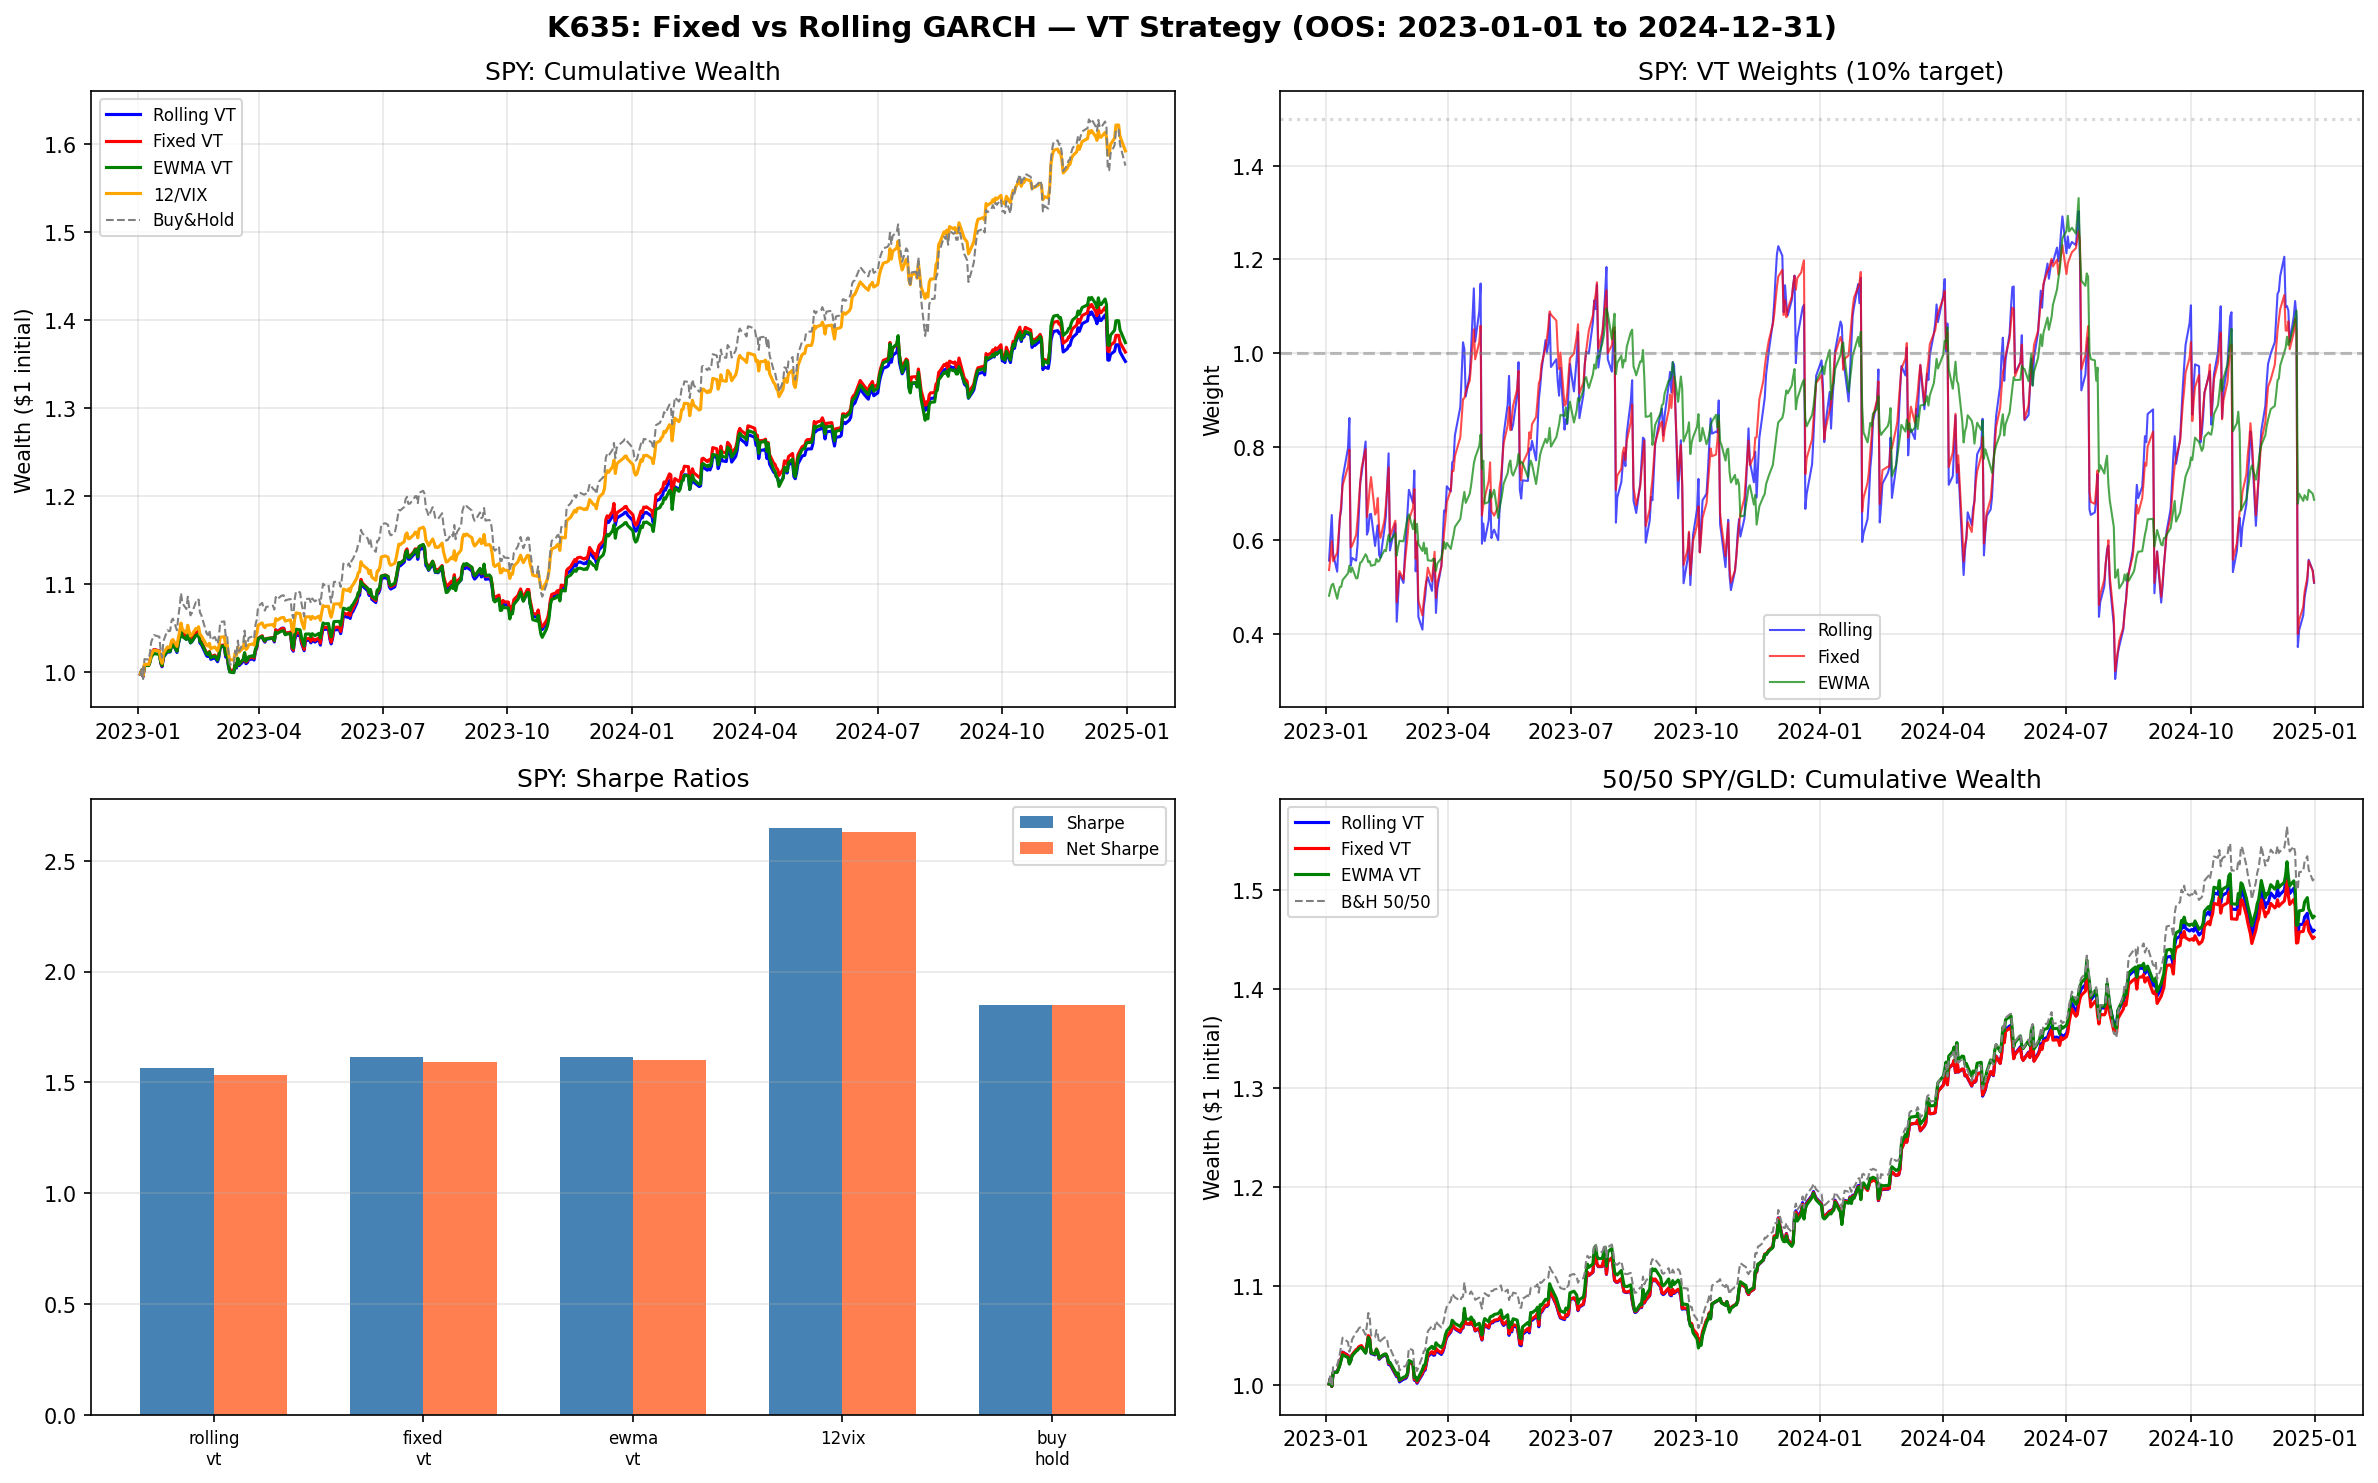

Recreate this plot in Python.
#!/usr/bin/env python3
"""
K635: Fixed vs Rolling GARCH Parameters — Impact on VT Strategy Performance
=============================================================================
[提出: 用戶, 執行: Claude]

Motivation:
  K634 made a surprising finding: fixed GARCH parameters (estimated once from a
  large pre-OOS sample) produce BETTER QLIKE than rolling re-estimation (every
  21 days) for SPY. This directly challenges our rolling re-estimation methodology.

  The critical question is: does this QLIKE improvement translate to better
  ECONOMIC OUTCOMES (Sharpe, MDD, etc.) for the VT strategy? If not, this would
  be yet another confirmation of the "prediction ≠ application" principle
  (already confirmed 6 times in prior experiments).

Prior Knowledge:
  - K634: Fixed params → lower QLIKE than rolling (SPY: 1.464 vs 1.492)
  - K35/K36: GJR-GARCH baseline for SPY
  - K174/K175: Crisis parameter stability
  - K435: Hillebrand persistence inflation
  - K459/K474/K476: "Prediction ≠ application" confirmed multiple times

References:
  - Hillebrand (2005) "Neglecting parameter changes in GARCH models" JoE
  - Lamoureux & Lastrapes (1990) "Persistence in variance" JBES
  - Hansen & Lunde (2005) "A forecast comparison of volatility models" JoAE
  - Fleming, Kirby & Ostdiek (2001) "The economic value of volatility timing" JoFE

Data: SPY, GLD from yfinance (2006-01-01 to 2026-03-27)
OOS period: 2023-01-01 to 2024-12-31
"""

import json
import sys
import time
import warnings
from datetime import datetime, timezone
from pathlib import Path

import numpy as np
import pandas as pd
import yfinance as yf
from scipy import stats

import matplotlib
matplotlib.use("Agg")
import matplotlib.pyplot as plt

warnings.filterwarnings("ignore")

START_TIME = time.time()
EXPERIMENT_ID = "K635"
MAIN_REPO = "/Users/yhlai0911/Desktop/volpred-research"

# ============================================================================
# Configuration
# ============================================================================
DATA_START = "2005-01-01"
DATA_END = "2026-03-28"
ANALYSIS_START = "2006-01-01"
OOS_START = "2023-01-01"
OOS_END = "2024-12-31"
ROLLING_WINDOW = 2000
REFIT_STEP = 21  # monthly re-estimation
TARGET_VOL = 0.10  # 10% annual target
MAX_WEIGHT = 1.5  # 150% cap
MIN_WEIGHT = 0.0  # no shorting
EWMA_LAMBDA = 0.94
TX_COST_BP = 2  # 2bp round-trip
RANDOM_SEED = 42

np.random.seed(RANDOM_SEED)


def P(msg):
    """Print with flush for real-time output."""
    print(msg, flush=True)


# ============================================================================
# Data Download
# ============================================================================
def download_data(ticker: str) -> pd.DataFrame:
    P(f"  Downloading {ticker}...")
    df = yf.download(ticker, start=DATA_START, end=DATA_END, progress=False)
    if isinstance(df.columns, pd.MultiIndex):
        df.columns = df.columns.get_level_values(0)
    df = df[["Close"]].dropna()
    df["return"] = np.log(df["Close"] / df["Close"].shift(1))
    df = df.dropna()
    df["rv"] = df["return"] ** 2  # daily realized variance proxy
    return df


def download_vix() -> pd.Series:
    P("  Downloading VIX...")
    vix = yf.download("^VIX", start=DATA_START, end=DATA_END, progress=False)
    if isinstance(vix.columns, pd.MultiIndex):
        vix.columns = vix.columns.get_level_values(0)
    return vix["Close"].dropna()


# ============================================================================
# GJR-GARCH(1,1) Estimation (arch library)
# ============================================================================
try:
    from arch import arch_model
    HAS_ARCH = True
    P("  Using arch library for GARCH estimation")
except ImportError:
    HAS_ARCH = False
    P("  WARNING: arch library not found")
    sys.exit(1)


def fit_gjr_garch(returns):
    """Fit GJR-GARCH(1,1). Returns dict with omega, alpha, gamma, beta, persistence."""
    r = np.asarray(returns, dtype=np.float64) * 100  # percentage scale

    try:
        am = arch_model(r, vol='Garch', p=1, o=1, q=1, dist='normal', mean='Zero')
        res = am.fit(disp='off', options={'maxiter': 200})
        if res.convergence_flag != 0:
            return None
        omega = res.params['omega'] / 10000  # back to decimal
        alpha = res.params['alpha[1]']
        gamma = res.params['gamma[1]']
        beta = res.params['beta[1]']
        persistence = alpha + beta + gamma / 2.0
        return {
            "omega": float(omega),
            "alpha": float(alpha),
            "gamma": float(gamma),
            "beta": float(beta),
            "persistence": float(persistence),
            "converged": True,
            "loglik": float(res.loglikelihood),
        }
    except Exception:
        return None


# ============================================================================
# Sigma Forecast Methods
# ============================================================================
def gjr_sigma2_step(r_prev, sigma2_prev, params):
    """One-step GJR-GARCH variance update."""
    ind = 1.0 if r_prev < 0 else 0.0
    sigma2 = (params['omega'] +
              params['alpha'] * r_prev ** 2 +
              params['gamma'] * ind * r_prev ** 2 +
              params['beta'] * sigma2_prev)
    return max(sigma2, 1e-12)


def generate_rolling_sigma(returns, oos_start_idx, refit_step=21, rolling_window=2000):
    """Generate sigma forecasts using rolling re-estimated GJR-GARCH parameters."""
    T = len(returns)
    sigma2 = np.full(T, np.nan)

    # Pre-estimate all parameter sets needed
    param_records = []
    t = rolling_window
    while t <= T:
        window_rets = returns[t - rolling_window: t]
        result = fit_gjr_garch(window_rets)
        if result is not None and result["converged"]:
            param_records.append({"date_idx": t - 1, **result})
        t += refit_step

    if len(param_records) == 0:
        return sigma2, param_records

    sorted_records = sorted(param_records, key=lambda x: x['date_idx'])
    param_indices = [r['date_idx'] for r in sorted_records]

    # Initialize sigma2 chain
    prev_sigma2 = np.var(returns[:rolling_window])

    for t in range(rolling_window, T):
        idx = np.searchsorted(param_indices, t, side='right') - 1
        if idx < 0:
            continue
        p = sorted_records[idx]
        sigma2_t = gjr_sigma2_step(returns[t - 1], prev_sigma2, p)
        sigma2[t] = sigma2_t
        prev_sigma2 = sigma2_t

    return sigma2, param_records


def generate_fixed_sigma(returns, fixed_params, start_idx):
    """Generate sigma forecasts using fixed (pre-estimated) parameters."""
    T = len(returns)
    sigma2 = np.full(T, np.nan)
    prev_sigma2 = np.var(returns[:start_idx])

    for t in range(start_idx, T):
        sigma2_t = gjr_sigma2_step(returns[t - 1], prev_sigma2, fixed_params)
        sigma2[t] = sigma2_t
        prev_sigma2 = sigma2_t

    return sigma2


def generate_ewma_sigma(returns, lam=0.94):
    """Generate sigma forecasts using EWMA."""
    T = len(returns)
    sigma2 = np.full(T, np.nan)
    sigma2[0] = np.var(returns[:60]) if len(returns) > 60 else returns[0] ** 2
    for t in range(1, T):
        sigma2[t] = lam * sigma2[t - 1] + (1 - lam) * returns[t - 1] ** 2
    return sigma2


# ============================================================================
# VT Strategy
# ============================================================================
def run_vt_strategy(returns, sigma2_daily, oos_mask, target_vol=0.10,
                    max_w=1.5, min_w=0.0, tx_cost_bp=2):
    """
    Run Volatility Targeting strategy.

    w_t = target_vol / (sigma_annual_t)
    sigma_annual_t = sqrt(252 * sigma2_daily_t)

    Returns dict with strategy performance metrics.
    """
    T = len(returns)
    sigma_annual = np.sqrt(252 * sigma2_daily)

    # Compute weights
    weights = np.full(T, np.nan)
    for t in range(T):
        if np.isfinite(sigma_annual[t]) and sigma_annual[t] > 1e-8:
            w = target_vol / sigma_annual[t]
            w = np.clip(w, min_w, max_w)
            weights[t] = w
        else:
            weights[t] = np.nan

    # Strategy returns in OOS
    oos_idx = np.where(oos_mask)[0]
    if len(oos_idx) == 0:
        return None

    # Use simple returns for strategy P&L
    simple_returns = np.exp(returns) - 1  # convert log to simple

    strat_returns = np.full(T, np.nan)
    weight_changes = np.full(T, np.nan)

    for i, t in enumerate(oos_idx):
        if np.isfinite(weights[t]) and np.isfinite(simple_returns[t]):
            strat_returns[t] = weights[t] * simple_returns[t]
            if i > 0 and np.isfinite(weights[oos_idx[i - 1]]):
                weight_changes[t] = abs(weights[t] - weights[oos_idx[i - 1]])

    # Apply transaction costs
    tx_cost_decimal = tx_cost_bp / 10000
    strat_returns_net = np.copy(strat_returns)
    for t in oos_idx:
        if np.isfinite(weight_changes[t]):
            strat_returns_net[t] -= weight_changes[t] * tx_cost_decimal

    # Performance metrics
    oos_strat = strat_returns[oos_idx]
    oos_strat_net = strat_returns_net[oos_idx]
    oos_weights = weights[oos_idx]
    oos_wchanges = weight_changes[oos_idx]

    valid_mask = np.isfinite(oos_strat)
    oos_strat = oos_strat[valid_mask]
    oos_strat_net = oos_strat_net[valid_mask]
    oos_weights_valid = oos_weights[valid_mask]
    oos_wchanges_valid = oos_wchanges[valid_mask]

    if len(oos_strat) < 10:
        return None

    # Sharpe
    ann_ret = np.mean(oos_strat) * 252
    ann_vol = np.std(oos_strat) * np.sqrt(252)
    sharpe = ann_ret / ann_vol if ann_vol > 1e-8 else 0.0

    ann_ret_net = np.mean(oos_strat_net) * 252
    ann_vol_net = np.std(oos_strat_net) * np.sqrt(252)
    sharpe_net = ann_ret_net / ann_vol_net if ann_vol_net > 1e-8 else 0.0

    # Total return
    cumret = np.cumprod(1 + oos_strat) - 1
    total_return = float(cumret[-1])

    cumret_net = np.cumprod(1 + oos_strat_net) - 1
    total_return_net = float(cumret_net[-1])

    # Max drawdown
    cum_wealth = np.cumprod(1 + oos_strat)
    peak = np.maximum.accumulate(cum_wealth)
    drawdowns = (cum_wealth - peak) / peak
    max_dd = float(np.min(drawdowns))

    cum_wealth_net = np.cumprod(1 + oos_strat_net)
    peak_net = np.maximum.accumulate(cum_wealth_net)
    drawdowns_net = (cum_wealth_net - peak_net) / peak_net
    max_dd_net = float(np.min(drawdowns_net))

    # Calmar
    calmar = ann_ret / abs(max_dd) if abs(max_dd) > 1e-8 else 0.0
    calmar_net = ann_ret_net / abs(max_dd_net) if abs(max_dd_net) > 1e-8 else 0.0

    # Sortino
    downside = oos_strat[oos_strat < 0]
    downside_vol = np.std(downside) * np.sqrt(252) if len(downside) > 0 else ann_vol
    sortino = ann_ret / downside_vol if downside_vol > 1e-8 else 0.0

    # Weight stats
    valid_wc = oos_wchanges_valid[np.isfinite(oos_wchanges_valid)]
    n_sig_changes = int(np.sum(valid_wc > 0.05))  # >5pp changes
    weight_stability = float(np.std(valid_wc)) if len(valid_wc) > 0 else np.nan
    avg_weight = float(np.nanmean(oos_weights_valid))
    weight_std = float(np.nanstd(oos_weights_valid))

    # QLIKE in OOS
    oos_rv = (returns[oos_idx] ** 2)[valid_mask]
    oos_sigma2 = sigma2_daily[oos_idx][valid_mask]
    qlike_mask = (oos_rv > 0) & (oos_sigma2 > 0) & np.isfinite(oos_rv) & np.isfinite(oos_sigma2)
    if qlike_mask.sum() > 0:
        qlike_val = float(np.mean(oos_rv[qlike_mask] / oos_sigma2[qlike_mask] -
                                   np.log(oos_rv[qlike_mask] / oos_sigma2[qlike_mask]) - 1))
    else:
        qlike_val = np.nan

    return {
        "n_obs_oos": int(len(oos_strat)),
        "annualized_return": float(ann_ret),
        "annualized_vol": float(ann_vol),
        "sharpe_ratio": float(sharpe),
        "net_sharpe_ratio": float(sharpe_net),
        "total_return": total_return,
        "total_return_net": total_return_net,
        "max_drawdown": max_dd,
        "max_drawdown_net": max_dd_net,
        "calmar_ratio": float(calmar),
        "calmar_ratio_net": float(calmar_net),
        "sortino_ratio": float(sortino),
        "avg_weight": avg_weight,
        "weight_std": weight_std,
        "n_significant_weight_changes": n_sig_changes,
        "weight_change_std": weight_stability,
        "qlike_oos": qlike_val,
        "cumulative_returns": cum_wealth.tolist(),
    }


def run_12vix_strategy(returns_simple, vix_daily, oos_mask, max_w=1.5, min_w=0.0):
    """Run 12/VIX strategy as benchmark."""
    T = len(returns_simple)
    weights = np.full(T, np.nan)

    for t in range(T):
        if np.isfinite(vix_daily[t]) and vix_daily[t] > 1e-8:
            w = 12.0 / vix_daily[t]
            w = np.clip(w, min_w, max_w)
            weights[t] = w

    oos_idx = np.where(oos_mask)[0]
    if len(oos_idx) == 0:
        return None

    strat_returns = np.full(T, np.nan)
    weight_changes = np.full(T, np.nan)

    for i, t in enumerate(oos_idx):
        if np.isfinite(weights[t]) and np.isfinite(returns_simple[t]):
            strat_returns[t] = weights[t] * returns_simple[t]
            if i > 0 and np.isfinite(weights[oos_idx[i - 1]]):
                weight_changes[t] = abs(weights[t] - weights[oos_idx[i - 1]])

    # TX cost
    tx_cost_decimal = TX_COST_BP / 10000
    strat_returns_net = np.copy(strat_returns)
    for t in oos_idx:
        if np.isfinite(weight_changes[t]):
            strat_returns_net[t] -= weight_changes[t] * tx_cost_decimal

    oos_strat = strat_returns[oos_idx]
    oos_strat_net = strat_returns_net[oos_idx]
    oos_weights = weights[oos_idx]
    oos_wchanges = weight_changes[oos_idx]

    valid_mask = np.isfinite(oos_strat)
    oos_strat = oos_strat[valid_mask]
    oos_strat_net = oos_strat_net[valid_mask]
    oos_weights_valid = oos_weights[valid_mask]
    oos_wchanges_valid = oos_wchanges[valid_mask]

    if len(oos_strat) < 10:
        return None

    ann_ret = np.mean(oos_strat) * 252
    ann_vol = np.std(oos_strat) * np.sqrt(252)
    sharpe = ann_ret / ann_vol if ann_vol > 1e-8 else 0.0
    ann_ret_net = np.mean(oos_strat_net) * 252
    ann_vol_net = np.std(oos_strat_net) * np.sqrt(252)
    sharpe_net = ann_ret_net / ann_vol_net if ann_vol_net > 1e-8 else 0.0

    cumret = np.cumprod(1 + oos_strat)
    total_return = float(cumret[-1] - 1)
    cum_wealth = cumret
    peak = np.maximum.accumulate(cum_wealth)
    drawdowns = (cum_wealth - peak) / peak
    max_dd = float(np.min(drawdowns))
    calmar = ann_ret / abs(max_dd) if abs(max_dd) > 1e-8 else 0.0

    cumret_net = np.cumprod(1 + oos_strat_net)
    total_return_net = float(cumret_net[-1] - 1)
    cum_wealth_net = cumret_net
    peak_net = np.maximum.accumulate(cum_wealth_net)
    drawdowns_net = (cum_wealth_net - peak_net) / peak_net
    max_dd_net = float(np.min(drawdowns_net))
    calmar_net = ann_ret_net / abs(max_dd_net) if abs(max_dd_net) > 1e-8 else 0.0

    downside = oos_strat[oos_strat < 0]
    downside_vol = np.std(downside) * np.sqrt(252) if len(downside) > 0 else ann_vol
    sortino = ann_ret / downside_vol if downside_vol > 1e-8 else 0.0

    valid_wc = oos_wchanges_valid[np.isfinite(oos_wchanges_valid)]
    n_sig_changes = int(np.sum(valid_wc > 0.05))
    weight_stability = float(np.std(valid_wc)) if len(valid_wc) > 0 else np.nan

    return {
        "n_obs_oos": int(len(oos_strat)),
        "annualized_return": float(ann_ret),
        "annualized_vol": float(ann_vol),
        "sharpe_ratio": float(sharpe),
        "net_sharpe_ratio": float(sharpe_net),
        "total_return": total_return,
        "total_return_net": total_return_net,
        "max_drawdown": max_dd,
        "max_drawdown_net": max_dd_net,
        "calmar_ratio": float(calmar),
        "calmar_ratio_net": float(calmar_net),
        "sortino_ratio": float(sortino),
        "avg_weight": float(np.nanmean(oos_weights_valid)),
        "weight_std": float(np.nanstd(oos_weights_valid)),
        "n_significant_weight_changes": n_sig_changes,
        "weight_change_std": weight_stability,
        "qlike_oos": None,  # no sigma2 for 12/VIX
        "cumulative_returns": cum_wealth.tolist(),
    }


# ============================================================================
# 50/50 SPY/GLD Portfolio VT
# ============================================================================
def run_portfolio_vt(spy_returns, gld_returns, sigma2_spy, sigma2_gld,
                     oos_mask, target_vol=0.10, max_w=1.5, min_w=0.0, tx_cost_bp=2):
    """
    Run 50/50 SPY/GLD VT.
    Portfolio sigma = sqrt(0.5^2 * spy_sigma2 + 0.5^2 * gld_sigma2 + 2*0.5*0.5*cov_sg)
    For simplicity, use rolling 60-day correlation for cov estimation.
    """
    T = len(spy_returns)

    # Rolling correlation (60-day)
    corr_window = 60
    rolling_corr = np.full(T, 0.0)
    for t in range(corr_window, T):
        c = np.corrcoef(spy_returns[t - corr_window:t], gld_returns[t - corr_window:t])[0, 1]
        rolling_corr[t] = c if np.isfinite(c) else 0.0

    # Portfolio variance
    port_sigma2 = np.full(T, np.nan)
    for t in range(T):
        if np.isfinite(sigma2_spy[t]) and np.isfinite(sigma2_gld[t]):
            s_spy = np.sqrt(sigma2_spy[t])
            s_gld = np.sqrt(sigma2_gld[t])
            port_var = (0.5 ** 2 * sigma2_spy[t] +
                        0.5 ** 2 * sigma2_gld[t] +
                        2 * 0.5 * 0.5 * rolling_corr[t] * s_spy * s_gld)
            port_sigma2[t] = max(port_var, 1e-12)

    port_sigma_annual = np.sqrt(252 * port_sigma2)

    # VT weights
    weights = np.full(T, np.nan)
    for t in range(T):
        if np.isfinite(port_sigma_annual[t]) and port_sigma_annual[t] > 1e-8:
            w = target_vol / port_sigma_annual[t]
            w = np.clip(w, min_w, max_w)
            weights[t] = w

    # Portfolio simple returns (50/50)
    spy_simple = np.exp(spy_returns) - 1
    gld_simple = np.exp(gld_returns) - 1
    port_returns = 0.5 * spy_simple + 0.5 * gld_simple

    oos_idx = np.where(oos_mask)[0]
    if len(oos_idx) == 0:
        return None

    strat_returns = np.full(T, np.nan)
    weight_changes = np.full(T, np.nan)

    for i, t in enumerate(oos_idx):
        if np.isfinite(weights[t]) and np.isfinite(port_returns[t]):
            strat_returns[t] = weights[t] * port_returns[t]
            if i > 0 and np.isfinite(weights[oos_idx[i - 1]]):
                weight_changes[t] = abs(weights[t] - weights[oos_idx[i - 1]])

    tx_cost_decimal = tx_cost_bp / 10000
    strat_returns_net = np.copy(strat_returns)
    for t in oos_idx:
        if np.isfinite(weight_changes[t]):
            strat_returns_net[t] -= weight_changes[t] * tx_cost_decimal

    oos_strat = strat_returns[oos_idx]
    oos_strat_net = strat_returns_net[oos_idx]
    oos_weights = weights[oos_idx]
    oos_wchanges = weight_changes[oos_idx]

    valid_mask = np.isfinite(oos_strat)
    oos_strat = oos_strat[valid_mask]
    oos_strat_net = oos_strat_net[valid_mask]
    oos_weights_valid = oos_weights[valid_mask]
    oos_wchanges_valid = oos_wchanges[valid_mask]

    if len(oos_strat) < 10:
        return None

    ann_ret = np.mean(oos_strat) * 252
    ann_vol = np.std(oos_strat) * np.sqrt(252)
    sharpe = ann_ret / ann_vol if ann_vol > 1e-8 else 0.0
    ann_ret_net = np.mean(oos_strat_net) * 252
    ann_vol_net = np.std(oos_strat_net) * np.sqrt(252)
    sharpe_net = ann_ret_net / ann_vol_net if ann_vol_net > 1e-8 else 0.0

    cum_wealth = np.cumprod(1 + oos_strat)
    total_return = float(cum_wealth[-1] - 1)
    peak = np.maximum.accumulate(cum_wealth)
    drawdowns = (cum_wealth - peak) / peak
    max_dd = float(np.min(drawdowns))
    calmar = ann_ret / abs(max_dd) if abs(max_dd) > 1e-8 else 0.0

    cum_wealth_net = np.cumprod(1 + oos_strat_net)
    total_return_net = float(cum_wealth_net[-1] - 1)
    peak_net = np.maximum.accumulate(cum_wealth_net)
    drawdowns_net = (cum_wealth_net - peak_net) / peak_net
    max_dd_net = float(np.min(drawdowns_net))
    calmar_net = ann_ret_net / abs(max_dd_net) if abs(max_dd_net) > 1e-8 else 0.0

    downside = oos_strat[oos_strat < 0]
    downside_vol = np.std(downside) * np.sqrt(252) if len(downside) > 0 else ann_vol
    sortino = ann_ret / downside_vol if downside_vol > 1e-8 else 0.0

    valid_wc = oos_wchanges_valid[np.isfinite(oos_wchanges_valid)]
    n_sig_changes = int(np.sum(valid_wc > 0.05))
    weight_stability = float(np.std(valid_wc)) if len(valid_wc) > 0 else np.nan

    return {
        "n_obs_oos": int(len(oos_strat)),
        "annualized_return": float(ann_ret),
        "annualized_vol": float(ann_vol),
        "sharpe_ratio": float(sharpe),
        "net_sharpe_ratio": float(sharpe_net),
        "total_return": total_return,
        "total_return_net": total_return_net,
        "max_drawdown": max_dd,
        "max_drawdown_net": max_dd_net,
        "calmar_ratio": float(calmar),
        "calmar_ratio_net": float(calmar_net),
        "sortino_ratio": float(sortino),
        "avg_weight": float(np.nanmean(oos_weights_valid)),
        "weight_std": float(np.nanstd(oos_weights_valid)),
        "n_significant_weight_changes": n_sig_changes,
        "weight_change_std": weight_stability,
        "cumulative_returns": cum_wealth.tolist(),
    }


# ============================================================================
# Buy & Hold Benchmark
# ============================================================================
def buy_and_hold(returns_log, oos_mask):
    """Simple buy & hold benchmark."""
    simple = np.exp(returns_log) - 1
    oos_idx = np.where(oos_mask)[0]
    oos_ret = simple[oos_idx]
    valid = oos_ret[np.isfinite(oos_ret)]
    if len(valid) < 10:
        return None

    ann_ret = np.mean(valid) * 252
    ann_vol = np.std(valid) * np.sqrt(252)
    sharpe = ann_ret / ann_vol if ann_vol > 1e-8 else 0.0

    cum_wealth = np.cumprod(1 + valid)
    total_return = float(cum_wealth[-1] - 1)
    peak = np.maximum.accumulate(cum_wealth)
    drawdowns = (cum_wealth - peak) / peak
    max_dd = float(np.min(drawdowns))
    calmar = ann_ret / abs(max_dd) if abs(max_dd) > 1e-8 else 0.0

    return {
        "n_obs_oos": int(len(valid)),
        "annualized_return": float(ann_ret),
        "annualized_vol": float(ann_vol),
        "sharpe_ratio": float(sharpe),
        "total_return": total_return,
        "max_drawdown": max_dd,
        "calmar_ratio": float(calmar),
    }


# ============================================================================
# Diebold-Mariano Test
# ============================================================================
def dm_test(e1, e2, h=1):
    """Diebold-Mariano test. H0: equal predictive ability."""
    d = e1 - e2
    n = len(d)
    d_bar = np.mean(d)
    # HAC variance (Newey-West with h-1 lags)
    gamma_0 = np.var(d, ddof=1)
    var_d = gamma_0
    for k in range(1, h):
        gamma_k = np.cov(d[k:], d[:-k])[0, 1]
        var_d += 2 * (1 - k / h) * gamma_k
    se = np.sqrt(var_d / n)
    if se < 1e-12:
        return 0.0, 1.0
    dm_stat = d_bar / se
    p_val = 2 * (1 - stats.norm.cdf(abs(dm_stat)))
    return float(dm_stat), float(p_val)


# ============================================================================
# Main Experiment
# ============================================================================
def main():
    P(f"\n{'='*70}")
    P(f"  K635: Fixed vs Rolling GARCH Parameters — VT Strategy Performance")
    P(f"{'='*70}")

    # ── Download data ──
    P("\n  [1] Downloading data...")
    spy_data = download_data("SPY")
    gld_data = download_data("GLD")
    vix_series = download_vix()

    # Align to common dates
    common_idx = spy_data.index.intersection(gld_data.index)
    common_idx = common_idx[common_idx >= ANALYSIS_START]
    common_idx = common_idx[common_idx <= OOS_END]

    spy_data = spy_data.loc[common_idx]
    gld_data = gld_data.loc[common_idx]

    spy_returns = spy_data["return"].values
    gld_returns = gld_data["return"].values
    dates = common_idx

    # OOS mask
    oos_mask = np.array([(d >= pd.Timestamp(OOS_START)) & (d <= pd.Timestamp(OOS_END)) for d in dates])
    oos_start_idx = np.where(oos_mask)[0][0] if oos_mask.any() else None

    P(f"  Total observations: {len(spy_returns)}")
    P(f"  Period: {dates[0].strftime('%Y-%m-%d')} to {dates[-1].strftime('%Y-%m-%d')}")
    P(f"  OOS observations: {oos_mask.sum()}")
    P(f"  OOS period: {OOS_START} to {OOS_END}")

    # Descriptive stats
    desc = {
        "SPY": {
            "n_obs": int(len(spy_returns)),
            "mean_return": float(np.mean(spy_returns)),
            "std_return": float(np.std(spy_returns)),
            "skewness": float(stats.skew(spy_returns)),
            "kurtosis": float(stats.kurtosis(spy_returns)),
        },
        "GLD": {
            "n_obs": int(len(gld_returns)),
            "mean_return": float(np.mean(gld_returns)),
            "std_return": float(np.std(gld_returns)),
            "skewness": float(stats.skew(gld_returns)),
            "kurtosis": float(stats.kurtosis(gld_returns)),
        },
    }

    # ── [2] Estimate fixed parameters (pre-OOS sample: 2006-2022) ──
    P("\n  [2] Estimating FIXED GJR-GARCH parameters (pre-OOS: 2006-2022)...")
    pre_oos_returns_spy = spy_returns[:oos_start_idx]
    pre_oos_returns_gld = gld_returns[:oos_start_idx]

    P(f"    SPY pre-OOS sample: {len(pre_oos_returns_spy)} obs")
    fixed_params_spy = fit_gjr_garch(pre_oos_returns_spy)
    if fixed_params_spy:
        P(f"    SPY fixed params: omega={fixed_params_spy['omega']:.8f}, "
          f"alpha={fixed_params_spy['alpha']:.4f}, gamma={fixed_params_spy['gamma']:.4f}, "
          f"beta={fixed_params_spy['beta']:.4f}, persistence={fixed_params_spy['persistence']:.4f}")
    else:
        P("    WARNING: SPY fixed estimation FAILED")

    P(f"    GLD pre-OOS sample: {len(pre_oos_returns_gld)} obs")
    fixed_params_gld = fit_gjr_garch(pre_oos_returns_gld)
    if fixed_params_gld:
        P(f"    GLD fixed params: omega={fixed_params_gld['omega']:.8f}, "
          f"alpha={fixed_params_gld['alpha']:.4f}, gamma={fixed_params_gld['gamma']:.4f}, "
          f"beta={fixed_params_gld['beta']:.4f}, persistence={fixed_params_gld['persistence']:.4f}")
    else:
        P("    WARNING: GLD fixed estimation FAILED")

    # ── [3] Generate all sigma forecasts ──
    P("\n  [3] Generating sigma forecasts for all methods...")

    # 3a. Rolling GJR-GARCH
    P("    Rolling GJR-GARCH (SPY)...")
    sigma2_rolling_spy, spy_param_records = generate_rolling_sigma(
        spy_returns, oos_start_idx, refit_step=REFIT_STEP, rolling_window=ROLLING_WINDOW
    )
    P(f"    Rolling SPY: {len(spy_param_records)} parameter sets estimated")

    P("    Rolling GJR-GARCH (GLD)...")
    sigma2_rolling_gld, gld_param_records = generate_rolling_sigma(
        gld_returns, oos_start_idx, refit_step=REFIT_STEP, rolling_window=ROLLING_WINDOW
    )
    P(f"    Rolling GLD: {len(gld_param_records)} parameter sets estimated")

    # 3b. Fixed GJR-GARCH
    P("    Fixed GJR-GARCH (SPY)...")
    sigma2_fixed_spy = generate_fixed_sigma(spy_returns, fixed_params_spy, ROLLING_WINDOW)

    P("    Fixed GJR-GARCH (GLD)...")
    sigma2_fixed_gld = generate_fixed_sigma(gld_returns, fixed_params_gld, ROLLING_WINDOW)

    # 3c. EWMA
    P("    EWMA (SPY)...")
    sigma2_ewma_spy = generate_ewma_sigma(spy_returns, lam=EWMA_LAMBDA)
    P("    EWMA (GLD)...")
    sigma2_ewma_gld = generate_ewma_sigma(gld_returns, lam=EWMA_LAMBDA)

    # 3d. VIX-implied (for 12/VIX strategy)
    vix_aligned = vix_series.reindex(dates, method="ffill").values

    # ── [4] Run VT strategies (SPY only) ──
    P("\n  [4] Running VT strategies (SPY only)...")

    spy_simple = np.exp(spy_returns) - 1

    results_spy = {}

    P("    4a. Rolling VT (SPY)...")
    results_spy["rolling_vt"] = run_vt_strategy(
        spy_returns, sigma2_rolling_spy, oos_mask, TARGET_VOL, MAX_WEIGHT, MIN_WEIGHT, TX_COST_BP
    )

    P("    4b. Fixed VT (SPY)...")
    results_spy["fixed_vt"] = run_vt_strategy(
        spy_returns, sigma2_fixed_spy, oos_mask, TARGET_VOL, MAX_WEIGHT, MIN_WEIGHT, TX_COST_BP
    )

    P("    4c. EWMA VT (SPY)...")
    results_spy["ewma_vt"] = run_vt_strategy(
        spy_returns, sigma2_ewma_spy, oos_mask, TARGET_VOL, MAX_WEIGHT, MIN_WEIGHT, TX_COST_BP
    )

    P("    4d. 12/VIX (SPY)...")
    results_spy["12vix"] = run_12vix_strategy(
        spy_simple, vix_aligned, oos_mask, MAX_WEIGHT, MIN_WEIGHT
    )

    P("    4e. Buy & Hold (SPY)...")
    results_spy["buy_hold"] = buy_and_hold(spy_returns, oos_mask)

    # Print SPY summary
    P(f"\n  {'='*60}")
    P(f"  SPY VT Strategy Comparison (OOS: {OOS_START} to {OOS_END})")
    P(f"  {'='*60}")
    P(f"  {'Strategy':<18} {'Sharpe':>8} {'NetSh':>8} {'Return':>8} {'MaxDD':>8} {'Calmar':>8} {'Sortino':>8} {'#Chg':>6} {'QLIKE':>8}")
    P(f"  {'-'*88}")
    for name, r in results_spy.items():
        if r is None:
            P(f"  {name:<18} FAILED")
            continue
        sharpe = r.get('sharpe_ratio', 0)
        net_sh = r.get('net_sharpe_ratio', sharpe)
        ret = r.get('total_return', 0)
        mdd = r.get('max_drawdown', 0)
        calmar = r.get('calmar_ratio', 0)
        sortino = r.get('sortino_ratio', 0)
        nchg = r.get('n_significant_weight_changes', '-')
        ql = r.get('qlike_oos', None)
        ql_str = f"{ql:.4f}" if ql is not None else "N/A"
        P(f"  {name:<18} {sharpe:>8.3f} {net_sh:>8.3f} {ret:>7.1%} {mdd:>7.1%} {calmar:>8.3f} {sortino:>8.3f} {str(nchg):>6} {ql_str:>8}")

    # ── [5] Run 50/50 SPY/GLD VT strategies ──
    P(f"\n  [5] Running 50/50 SPY/GLD VT strategies...")

    results_portfolio = {}

    P("    5a. Rolling VT (50/50)...")
    results_portfolio["rolling_vt_5050"] = run_portfolio_vt(
        spy_returns, gld_returns, sigma2_rolling_spy, sigma2_rolling_gld,
        oos_mask, TARGET_VOL, MAX_WEIGHT, MIN_WEIGHT, TX_COST_BP
    )

    P("    5b. Fixed VT (50/50)...")
    results_portfolio["fixed_vt_5050"] = run_portfolio_vt(
        spy_returns, gld_returns, sigma2_fixed_spy, sigma2_fixed_gld,
        oos_mask, TARGET_VOL, MAX_WEIGHT, MIN_WEIGHT, TX_COST_BP
    )

    P("    5c. EWMA VT (50/50)...")
    results_portfolio["ewma_vt_5050"] = run_portfolio_vt(
        spy_returns, gld_returns, sigma2_ewma_spy, sigma2_ewma_gld,
        oos_mask, TARGET_VOL, MAX_WEIGHT, MIN_WEIGHT, TX_COST_BP
    )

    P("    5d. Buy & Hold 50/50...")
    port_simple = 0.5 * spy_simple + 0.5 * (np.exp(gld_returns) - 1)
    port_log = np.log(1 + port_simple)
    results_portfolio["buy_hold_5050"] = buy_and_hold(port_log, oos_mask)

    # Print portfolio summary
    P(f"\n  {'='*60}")
    P(f"  50/50 SPY/GLD VT Strategy Comparison (OOS: {OOS_START} to {OOS_END})")
    P(f"  {'='*60}")
    P(f"  {'Strategy':<22} {'Sharpe':>8} {'NetSh':>8} {'Return':>8} {'MaxDD':>8} {'Calmar':>8} {'Sortino':>8}")
    P(f"  {'-'*76}")
    for name, r in results_portfolio.items():
        if r is None:
            P(f"  {name:<22} FAILED")
            continue
        sharpe = r.get('sharpe_ratio', 0)
        net_sh = r.get('net_sharpe_ratio', sharpe)
        ret = r.get('total_return', 0)
        mdd = r.get('max_drawdown', 0)
        calmar = r.get('calmar_ratio', 0)
        sortino = r.get('sortino_ratio', 0)
        P(f"  {name:<22} {sharpe:>8.3f} {net_sh:>8.3f} {ret:>7.1%} {mdd:>7.1%} {calmar:>8.3f} {sortino:>8.3f}")

    # ── [6] DM tests ──
    P(f"\n  [6] Diebold-Mariano Tests (strategy return loss = -squared return)...")

    dm_results = {}

    # Compare rolling vs fixed (strategy returns)
    if results_spy["rolling_vt"] and results_spy["fixed_vt"]:
        oos_idx = np.where(oos_mask)[0]
        # Use squared return differences as loss
        roll_cumret = np.array(results_spy["rolling_vt"]["cumulative_returns"])
        fix_cumret = np.array(results_spy["fixed_vt"]["cumulative_returns"])

        # DM test on QLIKE (forecast quality)
        oos_rv = spy_returns[oos_idx] ** 2
        oos_sigma2_roll = sigma2_rolling_spy[oos_idx]
        oos_sigma2_fix = sigma2_fixed_spy[oos_idx]
        valid = (np.isfinite(oos_rv) & np.isfinite(oos_sigma2_roll) &
                 np.isfinite(oos_sigma2_fix) & (oos_rv > 0) &
                 (oos_sigma2_roll > 0) & (oos_sigma2_fix > 0))
        if valid.sum() > 20:
            rv_v = oos_rv[valid]
            s2_roll = oos_sigma2_roll[valid]
            s2_fix = oos_sigma2_fix[valid]
            ql_roll = rv_v / s2_roll - np.log(rv_v / s2_roll) - 1
            ql_fix = rv_v / s2_fix - np.log(rv_v / s2_fix) - 1
            dm_stat, dm_pval = dm_test(ql_roll, ql_fix, h=1)
            dm_results["qlike_rolling_vs_fixed"] = {
                "dm_statistic": dm_stat,
                "p_value": dm_pval,
                "interpretation": "positive = rolling worse (higher QLIKE)" if dm_stat > 0 else "negative = fixed worse",
            }
            P(f"    QLIKE DM (Rolling vs Fixed): stat={dm_stat:.3f}, p={dm_pval:.4f}")
            if dm_stat > 0:
                P(f"    → Rolling has HIGHER QLIKE (worse prediction) — fixed is better forecaster")
            else:
                P(f"    → Rolling has LOWER QLIKE (better prediction)")

        # DM test on strategy squared returns (economic loss)
        roll_rets = np.array(results_spy["rolling_vt"]["cumulative_returns"])
        fix_rets = np.array(results_spy["fixed_vt"]["cumulative_returns"])
        # Compute daily returns from cumulative
        n_min = min(len(roll_rets), len(fix_rets))
        roll_daily = np.diff(roll_rets[:n_min]) / roll_rets[:n_min - 1]
        fix_daily = np.diff(fix_rets[:n_min]) / fix_rets[:n_min - 1]
        if len(roll_daily) > 20:
            # Negative squared return as loss (lower = worse)
            roll_loss = -(roll_daily ** 2)
            fix_loss = -(fix_daily ** 2)
            dm_stat2, dm_pval2 = dm_test(roll_loss, fix_loss, h=1)
            dm_results["econ_rolling_vs_fixed"] = {
                "dm_statistic": float(dm_stat2),
                "p_value": float(dm_pval2),
                "interpretation": "Tests if strategy return variance differs significantly",
            }
            P(f"    Economic DM (Rolling vs Fixed): stat={dm_stat2:.3f}, p={dm_pval2:.4f}")

    # ── [7] QLIKE comparison ──
    P(f"\n  [7] QLIKE Comparison (forecast quality in OOS)...")

    qlike_results = {}
    oos_idx = np.where(oos_mask)[0]
    oos_rv = spy_returns[oos_idx] ** 2

    for name, sigma2 in [("rolling", sigma2_rolling_spy), ("fixed", sigma2_fixed_spy),
                          ("ewma", sigma2_ewma_spy)]:
        oos_s2 = sigma2[oos_idx]
        valid = (np.isfinite(oos_rv) & np.isfinite(oos_s2) & (oos_rv > 0) & (oos_s2 > 0))
        if valid.sum() > 0:
            rv_v = oos_rv[valid]
            s2_v = oos_s2[valid]
            ql = float(np.mean(rv_v / s2_v - np.log(rv_v / s2_v) - 1))
            qlike_results[name] = ql
            P(f"    {name:>10}: QLIKE = {ql:.6f}")

    # ── [8] Weight evolution comparison ──
    P(f"\n  [8] Weight evolution analysis...")

    weight_analysis = {}
    for name, sigma2 in [("rolling", sigma2_rolling_spy), ("fixed", sigma2_fixed_spy),
                          ("ewma", sigma2_ewma_spy)]:
        oos_s2 = sigma2[oos_idx]
        sigma_ann = np.sqrt(252 * oos_s2)
        weights = np.clip(TARGET_VOL / sigma_ann, MIN_WEIGHT, MAX_WEIGHT)
        valid = np.isfinite(weights)
        if valid.sum() > 0:
            w_valid = weights[valid]
            weight_analysis[name] = {
                "mean_weight": float(np.mean(w_valid)),
                "std_weight": float(np.std(w_valid)),
                "min_weight": float(np.min(w_valid)),
                "max_weight": float(np.max(w_valid)),
                "pct_at_cap": float(np.mean(w_valid >= MAX_WEIGHT - 0.01) * 100),
                "avg_daily_change": float(np.mean(np.abs(np.diff(w_valid)))),
            }
            P(f"    {name:>10}: mean={np.mean(w_valid):.3f}, std={np.std(w_valid):.3f}, "
              f"at_cap={np.mean(w_valid >= MAX_WEIGHT - 0.01) * 100:.1f}%")

    # ── [9] Plot ──
    P(f"\n  [9] Generating plots...")

    fig, axes = plt.subplots(2, 2, figsize=(16, 10))
    fig.suptitle(f"K635: Fixed vs Rolling GARCH — VT Strategy (OOS: {OOS_START} to {OOS_END})",
                 fontsize=14, fontweight='bold')

    oos_dates = dates[oos_mask]

    # Plot 1: SPY cumulative returns
    ax = axes[0, 0]
    for name, label, color in [("rolling_vt", "Rolling VT", "blue"),
                                ("fixed_vt", "Fixed VT", "red"),
                                ("ewma_vt", "EWMA VT", "green"),
                                ("12vix", "12/VIX", "orange")]:
        r = results_spy.get(name)
        if r and "cumulative_returns" in r:
            cr = np.array(r["cumulative_returns"])
            ax.plot(oos_dates[:len(cr)], cr, label=label, color=color, linewidth=1.5)

    bh = results_spy.get("buy_hold")
    if bh:
        bh_simple = np.exp(spy_returns[oos_mask]) - 1
        bh_cum = np.cumprod(1 + bh_simple)
        ax.plot(oos_dates[:len(bh_cum)], bh_cum, label="Buy&Hold", color="gray",
                linewidth=1, linestyle="--")

    ax.set_title("SPY: Cumulative Wealth")
    ax.legend(fontsize=8)
    ax.set_ylabel("Wealth ($1 initial)")
    ax.grid(True, alpha=0.3)

    # Plot 2: SPY weights over time
    ax = axes[0, 1]
    for name, sigma2, color in [("Rolling", sigma2_rolling_spy, "blue"),
                                 ("Fixed", sigma2_fixed_spy, "red"),
                                 ("EWMA", sigma2_ewma_spy, "green")]:
        oos_s2 = sigma2[oos_mask]
        sigma_ann = np.sqrt(252 * oos_s2)
        weights = np.clip(TARGET_VOL / sigma_ann, MIN_WEIGHT, MAX_WEIGHT)
        ax.plot(oos_dates, weights, label=name, color=color, alpha=0.7, linewidth=1)

    ax.set_title("SPY: VT Weights (10% target)")
    ax.legend(fontsize=8)
    ax.set_ylabel("Weight")
    ax.axhline(y=1.0, color='gray', linestyle='--', alpha=0.5)
    ax.axhline(y=MAX_WEIGHT, color='gray', linestyle=':', alpha=0.3, label=f'Cap ({MAX_WEIGHT})')
    ax.grid(True, alpha=0.3)

    # Plot 3: Performance bar chart
    ax = axes[1, 0]
    strat_names = []
    sharpes = []
    net_sharpes = []
    for name in ["rolling_vt", "fixed_vt", "ewma_vt", "12vix", "buy_hold"]:
        r = results_spy.get(name)
        if r:
            strat_names.append(name.replace("_", "\n"))
            sharpes.append(r.get('sharpe_ratio', 0))
            net_sharpes.append(r.get('net_sharpe_ratio', r.get('sharpe_ratio', 0)))

    x = np.arange(len(strat_names))
    width = 0.35
    ax.bar(x - width / 2, sharpes, width, label='Sharpe', color='steelblue')
    ax.bar(x + width / 2, net_sharpes, width, label='Net Sharpe', color='coral')
    ax.set_xticks(x)
    ax.set_xticklabels(strat_names, fontsize=8)
    ax.set_title("SPY: Sharpe Ratios")
    ax.legend(fontsize=8)
    ax.grid(True, alpha=0.3, axis='y')

    # Plot 4: Portfolio 50/50 cumulative returns
    ax = axes[1, 1]
    for name, label, color in [("rolling_vt_5050", "Rolling VT", "blue"),
                                ("fixed_vt_5050", "Fixed VT", "red"),
                                ("ewma_vt_5050", "EWMA VT", "green")]:
        r = results_portfolio.get(name)
        if r and "cumulative_returns" in r:
            cr = np.array(r["cumulative_returns"])
            ax.plot(oos_dates[:len(cr)], cr, label=label, color=color, linewidth=1.5)

    bh5050 = results_portfolio.get("buy_hold_5050")
    if bh5050:
        bh_port = 0.5 * (np.exp(spy_returns[oos_mask]) - 1) + 0.5 * (np.exp(gld_returns[oos_mask]) - 1)
        bh_cum = np.cumprod(1 + bh_port)
        ax.plot(oos_dates[:len(bh_cum)], bh_cum, label="B&H 50/50", color="gray",
                linewidth=1, linestyle="--")

    ax.set_title("50/50 SPY/GLD: Cumulative Wealth")
    ax.legend(fontsize=8)
    ax.set_ylabel("Wealth ($1 initial)")
    ax.grid(True, alpha=0.3)

    plt.tight_layout()
    plot_path = Path(MAIN_REPO) / "experiments" / "k635_fixed_vs_rolling_vt.png"
    plt.savefig(plot_path, dpi=150, bbox_inches='tight')
    plt.close()
    P(f"    Plot saved: {plot_path}")

    # ── [10] Key Analysis ──
    P(f"\n  {'='*60}")
    P(f"  KEY ANALYSIS: Does QLIKE improvement → strategy improvement?")
    P(f"  {'='*60}")

    if results_spy["rolling_vt"] and results_spy["fixed_vt"]:
        roll_sh = results_spy["rolling_vt"]["sharpe_ratio"]
        fix_sh = results_spy["fixed_vt"]["sharpe_ratio"]
        roll_ql = qlike_results.get("rolling", np.nan)
        fix_ql = qlike_results.get("fixed", np.nan)

        qlike_winner = "fixed" if fix_ql < roll_ql else "rolling"
        sharpe_winner = "fixed" if fix_sh > roll_sh else "rolling"

        P(f"    QLIKE winner: {qlike_winner} (rolling={roll_ql:.6f}, fixed={fix_ql:.6f})")
        P(f"    Sharpe winner: {sharpe_winner} (rolling={roll_sh:.3f}, fixed={fix_sh:.3f})")

        if qlike_winner != sharpe_winner:
            P(f"\n    *** PREDICTION ≠ APPLICATION CONFIRMED (7th time!) ***")
            P(f"    Better QLIKE (forecast) does NOT translate to better Sharpe (economics)")
            conclusion = "prediction_ne_application_confirmed"
        else:
            P(f"\n    Prediction and application ALIGNED — {qlike_winner} wins both")
            conclusion = "prediction_application_aligned"
    else:
        conclusion = "comparison_failed"

    # ── Assemble results ──
    elapsed = time.time() - START_TIME

    # Remove cumulative_returns from JSON (too large)
    for d in [results_spy, results_portfolio]:
        for k, v in d.items():
            if v and "cumulative_returns" in v:
                del v["cumulative_returns"]

    output = {
        "experiment_id": EXPERIMENT_ID,
        "title": "Fixed vs Rolling GARCH Parameters — Impact on VT Strategy Performance",
        "description": (
            "Tests whether the QLIKE improvement from fixed (pre-OOS) GARCH parameters "
            "(found in K634) translates to better VT strategy economic outcomes. "
            "Compares Rolling VT, Fixed VT, EWMA VT, 12/VIX, and Buy&Hold."
        ),
        "attribution": "[提出: 用戶, 執行: Claude]",
        "timestamp": datetime.now(timezone.utc).isoformat(),
        "config": {
            "data_source": "yfinance",
            "analysis_start": ANALYSIS_START,
            "oos_start": OOS_START,
            "oos_end": OOS_END,
            "rolling_window": ROLLING_WINDOW,
            "refit_step": REFIT_STEP,
            "target_vol": TARGET_VOL,
            "max_weight": MAX_WEIGHT,
            "min_weight": MIN_WEIGHT,
            "ewma_lambda": EWMA_LAMBDA,
            "tx_cost_bp": TX_COST_BP,
        },
        "references": [
            "K634: Fixed params QLIKE < rolling QLIKE for SPY",
            "Hillebrand (2005) 'Neglecting parameter changes in GARCH models' JoE",
            "Fleming, Kirby & Ostdiek (2001) 'Economic value of volatility timing' JoFE",
            "Hansen & Lunde (2005) 'A forecast comparison of volatility models' JoAE",
        ],
        "prior_knowledge": [
            "K634 (fixed params better QLIKE)",
            "K35/K36 (GJR baseline)",
            "K459/K474/K476 (prediction ≠ application)",
        ],
        "descriptive_stats": desc,
        "fixed_params": {
            "SPY": fixed_params_spy,
            "GLD": fixed_params_gld,
        },
        "spy_strategies": results_spy,
        "portfolio_5050_strategies": results_portfolio,
        "qlike_comparison": qlike_results,
        "weight_analysis": weight_analysis,
        "dm_tests": dm_results,
        "conclusion": conclusion,
        "key_finding": (
            f"QLIKE winner: {qlike_winner if 'qlike_winner' in dir() else 'N/A'}, "
            f"Sharpe winner: {sharpe_winner if 'sharpe_winner' in dir() else 'N/A'}. "
            f"Conclusion: {conclusion}"
        ),
        "runtime_seconds": round(elapsed, 1),
        "plot_file": "experiments/k635_fixed_vs_rolling_vt.png",
    }

    # Save results
    results_path = Path(MAIN_REPO) / "experiments" / "k635_results.json"
    with open(results_path, "w") as f:
        json.dump(output, f, indent=2, default=str)
    P(f"\n  Results saved: {results_path}")
    P(f"  Runtime: {elapsed:.1f}s")

    return output


if __name__ == "__main__":
    results = main()
